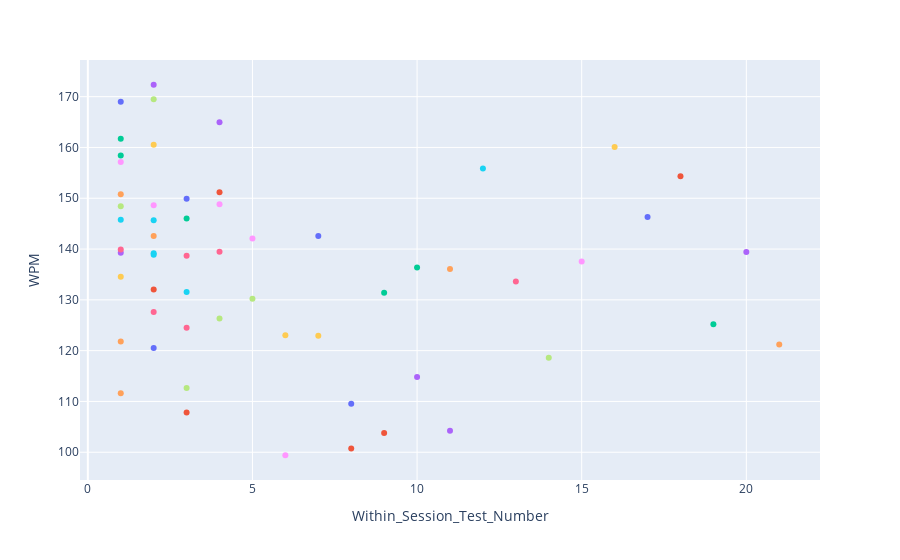

Notebook source saved alongside this figure:
### Markdown cell above
Not sure why lines aren't appearing within the following chart; I'll need to debug this further.

### Code cell
fig_wpm_by_session_num_comparison = px.line(df_tr_for_wpm_by_session,
        x = 'Within_Session_Test_Number', y = 'WPM',
       color = 'Chronological test number as string').update_traces(
    mode = 'markers+lines').update_layout(showlegend = False)
fig_wpm_by_session_num_comparison.write_html(
    f'{sp_visualizations_folder}/WPM_by_Within_Session_Test_Number.html', 
    include_plotlyjs='cdn')
fig_wpm_by_session_num_comparison

### Figure 1 — Plotly figure (JSON) as saved in the notebook; plotly's stock layout.template omitted (floating-point values rounded to 4 significant figures)
{"data": [{"hovertemplate": "Chronological test number as string=795<br>Within_Session_Test_Number=%{x}<br>WPM=%{y}<extra></extra>", "legendgroup": "795", "line": {"color": "#636efa", "dash": "solid"}, "marker": {"symbol": "circle"}, "mode": "markers+lines", "name": "795", "orientation": "v", "showlegend": true, "type": "scatter", "x": [1], "xaxis": "x", "y": [169.0], "yaxis": "y"}, {"hovertemplate": "Chronological test number as string=796<br>Within_Session_Test_Number=%{x}<br>WPM=%{y}<extra></extra>", "legendgroup": "796", "line": {"color": "#EF553B", "dash": "solid"}, "marker": {"symbol": "circle"}, "mode": "markers+lines", "name": "796", "orientation": "v", "showlegend": true, "type": "scatter", "x": [2], "xaxis": "x", "y": [132.0], "yaxis": "y"}, {"hovertemplate": "Chronological test number as string=797<br>Within_Session_Test_Number=%{x}<br>WPM=%{y}<extra></extra>", "legendgroup": "797", "line": {"color": "#00cc96", "dash": "solid"}, "marker": {"symbol": "circle"}, "mode": "markers+lines", "name": "797", "orientation": "v", "showlegend": true, "type": "scatter", "x": [1], "xaxis": "x", "y": [158.4], "yaxis": "y"}, {"hovertemplate": "Chronological test number as string=798<br>Within_Session_Test_Number=%{x}<br>WPM=%{y}<extra></extra>", "legendgroup": "798", "line": {"color": "#ab63fa", "dash": "solid"}, "marker": {"symbol": "circle"}, "mode": "markers+lines", "name": "798", "orientation": "v", "showlegend": true, "type": "scatter", "x": [2], "xaxis": "x", "y": [172.3], "yaxis": "y"}, {"hovertemplate": "Chronological test number as string=799<br>Within_Session_Test_Number=%{x}<br>WPM=%{y}<extra></extra>", "legendgroup": "799", "line": {"color": "#FFA15A", "dash": "solid"}, "marker": {"symbol": "circle"}, "mode": "markers+lines", "name": "799", "orientation": "v", "showlegend": true, "type": "scatter", "x": [1], "xaxis": "x", "y": [121.8], "yaxis": "y"}, {"hovertemplate": "Chronological test number as string=800<br>Within_Session_Test_Number=%{x}<br>WPM=%{y}<extra></extra>", "legendgroup": "800", "line": {"color": "#19d3f3", "dash": "solid"}, "marker": {"symbol": "circle"}, "mode": "markers+lines", "name": "800", "orientation": "v", "showlegend": true, "type": "scatter", "x": [2], "xaxis": "x", "y": [145.7], "yaxis": "y"}, {"hovertemplate": "Chronological test number as string=801<br>Within_Session_Test_Number=%{x}<br>WPM=%{y}<extra></extra>", "legendgroup": "801", "line": {"color": "#FF6692", "dash": "solid"}, "marker": {"symbol": "circle"}, "mode": "markers+lines", "name": "801", "orientation": "v", "showlegend": true, "type": "scatter", "x": [3], "xaxis": "x", "y": [124.5], "yaxis": "y"}, {"hovertemplate": "Chronological test number as string=802<br>Within_Session_Test_Number=%{x}<br>WPM=%{y}<extra></extra>", "legendgroup": "802", "line": {"color": "#B6E880", "dash": "solid"}, "marker": {"symbol": "circle"}, "mode": "markers+lines", "name": "802", "orientation": "v", "showlegend": true, "type": "scatter", "x": [1], "xaxis": "x", "y": [148.4], "yaxis": "y"}, {"hovertemplate": "Chronological test number as string=803<br>Within_Session_Test_Number=%{x}<br>WPM=%{y}<extra></extra>", "legendgroup": "803", "line": {"color": "#FF97FF", "dash": "solid"}, "marker": {"symbol": "circle"}, "mode": "markers+lines", "name": "803", "orientation": "v", "showlegend": true, "type": "scatter", "x": [2], "xaxis": "x", "y": [148.6], "yaxis": "y"}, {"hovertemplate": "Chronological test number as string=804<br>Within_Session_Test_Number=%{x}<br>WPM=%{y}<extra></extra>", "legendgroup": "804", "line": {"color": "#FECB52", "dash": "solid"}, "marker": {"symbol": "circle"}, "mode": "markers+lines", "name": "804", "orientation": "v", "showlegend": true, "type": "scatter", "x": [1], "xaxis": "x", "y": [134.5], "yaxis": "y"}, {"hovertemplate": "Chronological test number as string=805<br>Within_Session_Test_Number=%{x}<br>WPM=%{y}<extra></extra>", "legendgroup": "805", "line": {"color": "#636efa", "dash": "solid"}, "marker": {"symbol": "circle"}, "mode": "markers+lines", "name": "805", "orientation": "v", "showlegend": true, "type": "scatter", "x": [2], "xaxis": "x", "y": [120.5], "yaxis": "y"}, {"hovertemplate": "Chronological test number as string=806<br>Within_Session_Test_Number=%{x}<br>WPM=%{y}<extra></extra>", "legendgroup": "806", "line": {"color": "#EF553B", "dash": "solid"}, "marker": {"symbol": "circle"}, "mode": "markers+lines", "name": "806", "orientation": "v", "showlegend": true, "type": "scatter", "x": [3], "xaxis": "x", "y": [107.8], "yaxis": "y"}, {"hovertemplate": "Chronological test number as string=807<br>Within_Session_Test_Number=%{x}<br>WPM=%{y}<extra></extra>", "legendgroup": "807", "line": {"color": "#00cc96", "dash": "solid"}, "marker": {"symbol": "circle"}, "mode": "markers+lines", "name": "807", "orientation": "v", "showlegend": true, "type": "scatter", "x": [1], "xaxis": "x", "y": [161.7], "yaxis": "y"}, {"hovertemplate": "Chronological test number as string=808<br>Within_Session_Test_Number=%{x}<br>WPM=%{y}<extra></extra>", "legendgroup": "808", "line": {"color": "#ab63fa", "dash": "solid"}, "marker": {"symbol": "circle"}, "mode": "markers+lines", "name": "808", "orientation": "v", "showlegend": true, "type": "scatter", "x": [1], "xaxis": "x", "y": [139.3], "yaxis": "y"}, {"hovertemplate": "Chronological test number as string=809<br>Within_Session_Test_Number=%{x}<br>WPM=%{y}<extra></extra>", "legendgroup": "809", "line": {"color": "#FFA15A", "dash": "solid"}, "marker": {"symbol": "circle"}, "mode": "markers+lines", "name": "809", "orientation": "v", "showlegend": true, "type": "scatter", "x": [2], "xaxis": "x", "y": [142.6], "yaxis": "y"}, {"hovertemplate": "Chronological test number as string=810<br>Within_Session_Test_Number=%{x}<br>WPM=%{y}<extra></extra>", "legendgroup": "810", "line": {"color": "#19d3f3", "dash": "solid"}, "marker": {"symbol": "circle"}, "mode": "markers+lines", "name": "810", "orientation": "v", "showlegend": true, "type": "scatter", "x": [3], "xaxis": "x", "y": [131.6], "yaxis": "y"}, {"hovertemplate": "Chronological test number as string=811<br>Within_Session_Test_Number=%{x}<br>WPM=%{y}<extra></extra>", "legendgroup": "811", "line": {"color": "#FF6692", "dash": "solid"}, "marker": {"symbol": "circle"}, "mode": "markers+lines", "name": "811", "orientation": "v", "showlegend": true, "type": "scatter", "x": [4], "xaxis": "x", "y": [139.5], "yaxis": "y"}, {"hovertemplate": "Chronological test number as string=812<br>Within_Session_Test_Number=%{x}<br>WPM=%{y}<extra></extra>", "legendgroup": "812", "line": {"color": "#B6E880", "dash": "solid"}, "marker": {"symbol": "circle"}, "mode": "markers+lines", "name": "812", "orientation": "v", "showlegend": true, "type": "scatter", "x": [5], "xaxis": "x", "y": [130.2], "yaxis": "y"}, {"hovertemplate": "Chronological test number as string=813<br>Within_Session_Test_Number=%{x}<br>WPM=%{y}<extra></extra>", "legendgroup": "813", "line": {"color": "#FF97FF", "dash": "solid"}, "marker": {"symbol": "circle"}, "mode": "markers+lines", "name": "813", "orientation": "v", "showlegend": true, "type": "scatter", "x": [6], "xaxis": "x", "y": [99.41], "yaxis": "y"}, {"hovertemplate": "Chronological test number as string=814<br>Within_Session_Test_Number=%{x}<br>WPM=%{y}<extra></extra>", "legendgroup": "814", "line": {"color": "#FECB52", "dash": "solid"}, "marker": {"symbol": "circle"}, "mode": "markers+lines", "name": "814", "orientation": "v", "showlegend": true, "type": "scatter", "x": [7], "xaxis": "x", "y": [122.9], "yaxis": "y"}, {"hovertemplate": "Chronological test number as string=815<br>Within_Session_Test_Number=%{x}<br>WPM=%{y}<extra></extra>", "legendgroup": "815", "line": {"color": "#636efa", "dash": "solid"}, "marker": {"symbol": "circle"}, "mode": "markers+lines", "name": "815", "orientation": "v", "showlegend": true, "type": "scatter", "x": [8], "xaxis": "x", "y": [109.5], "yaxis": "y"}, {"hovertemplate": "Chronological test number as string=816<br>Within_Session_Test_Number=%{x}<br>WPM=%{y}<extra></extra>", "legendgroup": "816", "line": {"color": "#EF553B", "dash": "solid"}, "marker": {"symbol": "circle"}, "mode": "markers+lines", "name": "816", "orientation": "v", "showlegend": true, "type": "scatter", "x": [9], "xaxis": "x", "y": [103.8], "yaxis": "y"}, {"hovertemplate": "Chronological test number as string=817<br>Within_Session_Test_Number=%{x}<br>WPM=%{y}<extra></extra>", "legendgroup": "817", "line": {"color": "#00cc96", "dash": "solid"}, "marker": {"symbol": "circle"}, "mode": "markers+lines", "name": "817", "orientation": "v", "showlegend": true, "type": "scatter", "x": [10], "xaxis": "x", "y": [136.3], "yaxis": "y"}, {"hovertemplate": "Chronological test number as string=818<br>Within_Session_Test_Number=%{x}<br>WPM=%{y}<extra></extra>", "legendgroup": "818", "line": {"color": "#ab63fa", "dash": "solid"}, "marker": {"symbol": "circle"}, "mode": "markers+lines", "name": "818", "orientation": "v", "showlegend": true, "type": "scatter", "x": [11], "xaxis": "x", "y": [104.2], "yaxis": "y"}, {"hovertemplate": "Chronological test number as string=819<br>Within_Session_Test_Number=%{x}<br>WPM=%{y}<extra></extra>", "legendgroup": "819", "line": {"color": "#FFA15A", "dash": "solid"}, "marker": {"symbol": "circle"}, "mode": "markers+lines", "name": "819", "orientation": "v", "showlegend": true, "type": "scatter", "x": [1], "xaxis": "x", "y": [150.8], "yaxis": "y"}, {"hovertemplate": "Chronological test number as string=820<br>Within_Session_Test_Number=%{x}<br>WPM=%{y}<extra></extra>", "legendgroup": "820", "line": {"color": "#19d3f3", "dash": "solid"}, "marker": {"symbol": "circle"}, "mode": "markers+lines", "name": "820", "orientation": "v", "showlegend": true, "type": "scatter", "x": [2], "xaxis": "x", "y": [139.2], "yaxis": "y"}, {"hovertemplate": "Chronological test number as string=821<br>Within_Session_Test_Number=%{x}<br>WPM=%{y}<extra></extra>", "legendgroup": "821", "line": {"color": "#FF6692", "dash": "solid"}, "marker": {"symbol": "circle"}, "mode": "markers+lines", "name": "821", "orientation": "v", "showlegend": true, "type": "scatter", "x": [1], "xaxis": "x", "y": [139.9], "yaxis": "y"}, {"hovertemplate": "Chronological test number as string=822<br>Within_Session_Test_Number=%{x}<br>WPM=%{y}<extra></extra>", "legendgroup": "822", "line": {"color": "#B6E880", "dash": "solid"}, "marker": {"symbol": "circle"}, "mode": "markers+lines", "name": "822", "orientation": "v", "showlegend": true, "type": "scatter", "x": [2], "xaxis": "x", "y": [169.5], "yaxis": "y"}, {"hovertemplate": "Chronological test number as string=823<br>Within_Session_Test_Number=%{x}<br>WPM=%{y}<extra></extra>", "legendgroup": "823", "line": {"color": "#FF97FF", "dash": "solid"}, "marker": {"symbol": "circle"}, "mode": "markers+lines", "name": "823", "orientation": "v", "showlegend": true, "type": "scatter", "x": [1], "xaxis": "x", "y": [157.2], "yaxis": "y"}, {"hovertemplate": "Chronological test number as string=824<br>Within_Session_Test_Number=%{x}<br>WPM=%{y}<extra></extra>", "legendgroup": "824", "line": {"color": "#FECB52", "dash": "solid"}, "marker": {"symbol": "circle"}, "mode": "markers+lines", "name": "824", "orientation": "v", "showlegend": true, "type": "scatter", "x": [2], "xaxis": "x", "y": [160.5], "yaxis": "y"}, {"hovertemplate": "Chronological test number as string=825<br>Within_Session_Test_Number=%{x}<br>WPM=%{y}<extra></extra>", "legendgroup": "825", "line": {"color": "#636efa", "dash": "solid"}, "marker": {"symbol": "circle"}, "mode": "markers+lines", "name": "825", "orientation": "v", "showlegend": true, "type": "scatter", "x": [3], "xaxis": "x", "y": [149.9], "yaxis": "y"}, {"hovertemplate": "Chronological test number as string=826<br>Within_Session_Test_Number=%{x}<br>WPM=%{y}<extra></extra>", "legendgroup": "826", "line": {"color": "#EF553B", "dash": "solid"}, "marker": {"symbol": "circle"}, "mode": "markers+lines", "name": "826", "orientation": "v", "showlegend": true, "type": "scatter", "x": [4], "xaxis": "x", "y": [151.2], "yaxis": "y"}, {"hovertemplate": "Chronological test number as string=827<br>Within_Session_Test_Number=%{x}<br>WPM=%{y}<extra></extra>", "legendgroup": "827", "line": {"color": "#00cc96", "dash": "solid"}, "marker": {"symbol": "circle"}, "mode": "markers+lines", "name": "827", "orientation": "v", "showlegend": true, "type": "scatter", "x": [3], "xaxis": "x", "y": [146.0], "yaxis": "y"}, {"hovertemplate": "Chronological test number as string=828<br>Within_Session_Test_Number=%{x}<br>WPM=%{y}<extra></extra>", "legendgroup": "828", "line": {"color": "#ab63fa", "dash": "solid"}, "marker": {"symbol": "circle"}, "mode": "markers+lines", "name": "828", "orientation": "v", "showlegend": true, "type": "scatter", "x": [4], "xaxis": "x", "y": [164.9], "yaxis": "y"}, {"hovertemplate": "Chronological test number as string=829<br>Within_Session_Test_Number=%{x}<br>WPM=%{y}<extra></extra>", "legendgroup": "829", "line": {"color": "#FFA15A", "dash": "solid"}, "marker": {"symbol": "circle"}, "mode": "markers+lines", "name": "829", "orientation": "v", "showlegend": true, "type": "scatter", "x": [1], "xaxis": "x", "y": [111.6], "yaxis": "y"}, {"hovertemplate": "Chronological test number as string=830<br>Within_Session_Test_Number=%{x}<br>WPM=%{y}<extra></extra>", "legendgroup": "830", "line": {"color": "#19d3f3", "dash": "solid"}, "marker": {"symbol": "circle"}, "mode": "markers+lines", "name": "830", "orientation": "v", "showlegend": true, "type": "scatter", "x": [2], "xaxis": "x", "y": [138.9], "yaxis": "y"}, {"hovertemplate": "Chronological test number as string=831<br>Within_Session_Test_Number=%{x}<br>WPM=%{y}<extra></extra>", "legendgroup": "831", "line": {"color": "#FF6692", "dash": "solid"}, "marker": {"symbol": "circle"}, "mode": "markers+lines", "name": "831", "orientation": "v", "showlegend": true, "type": "scatter", "x": [3], "xaxis": "x", "y": [138.7], "yaxis": "y"}, {"hovertemplate": "Chronological test number as string=832<br>Within_Session_Test_Number=%{x}<br>WPM=%{y}<extra></extra>", "legendgroup": "832", "line": {"color": "#B6E880", "dash": "solid"}, "marker": {"symbol": "circle"}, "mode": "markers+lines", "name": "832", "orientation": "v", "showlegend": true, "type": "scatter", "x": [4], "xaxis": "x", "y": [126.3], "yaxis": "y"}, {"hovertemplate": "Chronological test number as string=833<br>Within_Session_Test_Number=%{x}<br>WPM=%{y}<extra></extra>", "legendgroup": "833", "line": {"color": "#FF97FF", "dash": "solid"}, "marker": {"symbol": "circle"}, "mode": "markers+lines", "name": "833", "orientation": "v", "showlegend": true, "type": "scatter", "x": [5], "xaxis": "x", "y": [142.1], "yaxis": "y"}, {"hovertemplate": "Chronological test number as string=834<br>Within_Session_Test_Number=%{x}<br>WPM=%{y}<extra></extra>", "legendgroup": "834", "line": {"color": "#FECB52", "dash": "solid"}, "marker": {"symbol": "circle"}, "mode": "markers+lines", "name": "834", "orientation": "v", "showlegend": true, "type": "scatter", "x": [6], "xaxis": "x", "y": [123.0], "yaxis": "y"}, {"hovertemplate": "Chronological test number as string=835<br>Within_Session_Test_Number=%{x}<br>WPM=%{y}<extra></extra>", "legendgroup": "835", "line": {"color": "#636efa", "dash": "solid"}, "marker": {"symbol": "circle"}, "mode": "markers+lines", "name": "835", "orientation": "v", "showlegend": true, "type": "scatter", "x": [7], "xaxis": "x", "y": [142.6], "yaxis": "y"}, {"hovertemplate": "Chronological test number as string=836<br>Within_Session_Test_Number=%{x}<br>WPM=%{y}<extra></extra>", "legendgroup": "836", "line": {"color": "#EF553B", "dash": "solid"}, "marker": {"symbol": "circle"}, "mode": "markers+lines", "name": "836", "orientation": "v", "showlegend": true, "type": "scatter", "x": [8], "xaxis": "x", "y": [100.7], "yaxis": "y"}, {"hovertemplate": "Chronological test number as string=837<br>Within_Session_Test_Number=%{x}<br>WPM=%{y}<extra></extra>", "legendgroup": "837", "line": {"color": "#00cc96", "dash": "solid"}, "marker": {"symbol": "circle"}, "mode": "markers+lines", "name": "837", "orientation": "v", "showlegend": true, "type": "scatter", "x": [9], "xaxis": "x", "y": [131.4], "yaxis": "y"}, {"hovertemplate": "Chronological test number as string=838<br>Within_Session_Test_Number=%{x}<br>WPM=%{y}<extra></extra>", "legendgroup": "838", "line": {"color": "#ab63fa", "dash": "solid"}, "marker": {"symbol": "circle"}, "mode": "markers+lines", "name": "838", "orientation": "v", "showlegend": true, "type": "scatter", "x": [10], "xaxis": "x", "y": [114.8], "yaxis": "y"}, {"hovertemplate": "Chronological test number as string=839<br>Within_Session_Test_Number=%{x}<br>WPM=%{y}<extra></extra>", "legendgroup": "839", "line": {"color": "#FFA15A", "dash": "solid"}, "marker": {"symbol": "circle"}, "mode": "markers+lines", "name": "839", "orientation": "v", "showlegend": true, "type": "scatter", "x": [11], "xaxis": "x", "y": [136.1], "yaxis": "y"}, {"hovertemplate": "Chronological test number as string=840<br>Within_Session_Test_Number=%{x}<br>WPM=%{y}<extra></extra>", "legendgroup": "840", "line": {"color": "#19d3f3", "dash": "solid"}, "marker": {"symbol": "circle"}, "mode": "markers+lines", "name": "840", "orientation": "v", "showlegend": true, "type": "scatter", "x": [12], "xaxis": "x", "y": [155.9], "yaxis": "y"}, {"hovertemplate": "Chronological test number as string=841<br>Within_Session_Test_Number=%{x}<br>WPM=%{y}<extra></extra>", "legendgroup": "841", "line": {"color": "#FF6692", "dash": "solid"}, "marker": {"symbol": "circle"}, "mode": "markers+lines", "name": "841", "orientation": "v", "showlegend": true, "type": "scatter", "x": [13], "xaxis": "x", "y": [133.6], "yaxis": "y"}, {"hovertemplate": "Chronological test number as string=842<br>Within_Session_Test_Number=%{x}<br>WPM=%{y}<extra></extra>", "legendgroup": "842", "line": {"color": "#B6E880", "dash": "solid"}, "marker": {"symbol": "circle"}, "mode": "markers+lines", "name": "842", "orientation": "v", "showlegend": true, "type": "scatter", "x": [14], "xaxis": "x", "y": [118.6], "yaxis": "y"}, {"hovertemplate": "Chronological test number as string=843<br>Within_Session_Test_Number=%{x}<br>WPM=%{y}<extra></extra>", "legendgroup": "843", "line": {"color": "#FF97FF", "dash": "solid"}, "marker": {"symbol": "circle"}, "mode": "markers+lines", "name": "843", "orientation": "v", "showlegend": true, "type": "scatter", "x": [15], "xaxis": "x", "y": [137.6], "yaxis": "y"}, {"hovertemplate": "Chronological test number as string=844<br>Within_Session_Test_Number=%{x}<br>WPM=%{y}<extra></extra>", "legendgroup": "844", "line": {"color": "#FECB52", "dash": "solid"}, "marker": {"symbol": "circle"}, "mode": "markers+lines", "name": "844", "orientation": "v", "showlegend": true, "type": "scatter", "x": [16], "xaxis": "x", "y": [160.1], "yaxis": "y"}, {"hovertemplate": "Chronological test number as string=845<br>Within_Session_Test_Number=%{x}<br>WPM=%{y}<extra></extra>", "legendgroup": "845", "line": {"color": "#636efa", "dash": "solid"}, "marker": {"symbol": "circle"}, "mode": "markers+lines", "name": "845", "orientation": "v", "showlegend": true, "type": "scatter", "x": [17], "xaxis": "x", "y": [146.3], "yaxis": "y"}, {"hovertemplate": "Chronological test number as string=846<br>Within_Session_Test_Number=%{x}<br>WPM=%{y}<extra></extra>", "legendgroup": "846", "line": {"color": "#EF553B", "dash": "solid"}, "marker": {"symbol": "circle"}, "mode": "markers+lines", "name": "846", "orientation": "v", "showlegend": true, "type": "scatter", "x": [18], "xaxis": "x", "y": [154.3], "yaxis": "y"}, {"hovertemplate": "Chronological test number as string=847<br>Within_Session_Test_Number=%{x}<br>WPM=%{y}<extra></extra>", "legendgroup": "847", "line": {"color": "#00cc96", "dash": "solid"}, "marker": {"symbol": "circle"}, "mode": "markers+lines", "name": "847", "orientation": "v", "showlegend": true, "type": "scatter", "x": [19], "xaxis": "x", "y": [125.2], "yaxis": "y"}, {"hovertemplate": "Chronological test number as string=848<br>Within_Session_Test_Number=%{x}<br>WPM=%{y}<extra></extra>", "legendgroup": "848", "line": {"color": "#ab63fa", "dash": "solid"}, "marker": {"symbol": "circle"}, "mode": "markers+lines", "name": "848", "orientation": "v", "showlegend": true, "type": "scatter", "x": [20], "xaxis": "x", "y": [139.4], "yaxis": "y"}, {"hovertemplate": "Chronological test number as string=849<br>Within_Session_Test_Number=%{x}<br>WPM=%{y}<extra></extra>", "legendgroup": "849", "line": {"color": "#FFA15A", "dash": "solid"}, "marker": {"symbol": "circle"}, "mode": "markers+lines", "name": "849", "orientation": "v", "showlegend": true, "type": "scatter", "x": [21], "xaxis": "x", "y": [121.2], "yaxis": "y"}, {"hovertemplate": "Chronological test number as string=850<br>Within_Session_Test_Number=%{x}<br>WPM=%{y}<extra></extra>", "legendgroup": "850", "line": {"color": "#19d3f3", "dash": "solid"}, "marker": {"symbol": "circle"}, "mode": "markers+lines", "name": "850", "orientation": "v", "showlegend": true, "type": "scatter", "x": [1], "xaxis": "x", "y": [145.8], "yaxis": "y"}, {"hovertemplate": "Chronological test number as string=851<br>Within_Session_Test_Number=%{x}<br>WPM=%{y}<extra></extra>", "legendgroup": "851", "line": {"color": "#FF6692", "dash": "solid"}, "marker": {"symbol": "circle"}, "mode": "markers+lines", "name": "851", "orientation": "v", "showlegend": true, "type": "scatter", "x": [2], "xaxis": "x", "y": [127.6], "yaxis": "y"}, {"hovertemplate": "Chronological test number as string=852<br>Within_Session_Test_Number=%{x}<br>WPM=%{y}<extra></extra>", "legendgroup": "852", "line": {"color": "#B6E880", "dash": "solid"}, "marker": {"symbol": "circle"}, "mode": "markers+lines", "name": "852", "orientation": "v", "showlegend": true, "type": "scatter", "x": [3], "xaxis": "x", "y": [112.7], "yaxis": "y"}, {"hovertemplate": "Chronological test number as string=853<br>Within_Session_Test_Number=%{x}<br>WPM=%{y}<extra></extra>", "legendgroup": "853", "line": {"color": "#FF97FF", "dash": "solid"}, "marker": {"symbol": "circle"}, "mode": "markers+lines", "name": "853", "orientation": "v", "showlegend": true, "type": "scatter", "x": [4], "xaxis": "x", "y": [148.8], "yaxis": "y"}], "layout": {"autosize": true, "legend": {"title": {"text": "Chronological test number as string"}, "tracegroupgap": 0}, "margin": {"t": 60}, "showlegend": false, "xaxis": {"anchor": "y", "autorange": true, "domain": [0, 1], "range": [-0.1734, 22.17], "title": {"text": "Within_Session_Test_Number"}, "type": "linear"}, "yaxis": {"anchor": "x", "autorange": true, "domain": [0, 1], "range": [93.76, 178.0], "title": {"text": "WPM"}, "type": "linear"}}}
